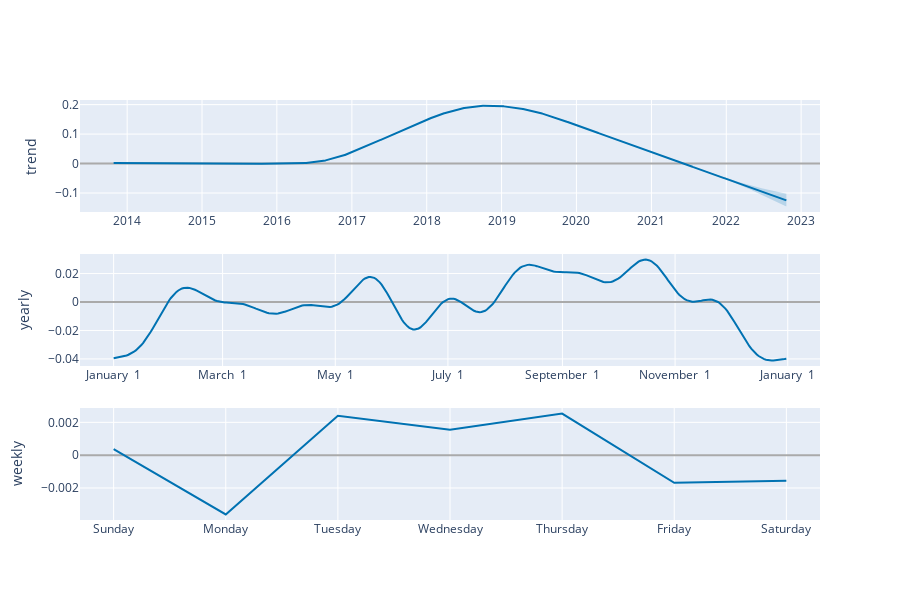

Write notebook code for a chart like this one.
### Code cell
# Python
plot_components_plotly(m, forecast)

### Figure 1 — Plotly figure (JSON) as saved in the notebook; plotly's stock layout.template omitted (floating-point values rounded to 4 significant figures; data arrays with more than 128 entries replaced by an {"elided": "..."} marker saying what was removed)
{"data": [{"line": {"color": "#0072B2", "width": 2}, "mode": "lines", "name": "trend", "type": "scatter", "x": {"elided": "3282 str values"}, "xaxis": "x", "y": {"elided": "3282 float values"}, "yaxis": "y"}, {"line": {"color": "rgba(0, 114, 178, 0.2)", "width": 0}, "mode": "lines", "name": "trend_upper", "type": "scatter", "x": {"elided": "3282 str values"}, "xaxis": "x", "y": {"elided": "3282 float values"}, "yaxis": "y"}, {"fill": "tonexty", "fillcolor": "rgba(0, 114, 178, 0.2)", "line": {"color": "rgba(0, 114, 178, 0.2)", "width": 0}, "mode": "lines", "name": "trend_lower", "type": "scatter", "x": {"elided": "3282 str values"}, "xaxis": "x", "y": {"elided": "3282 float values"}, "yaxis": "y"}, {"line": {"color": "#0072B2", "width": 2}, "mode": "lines", "name": "yearly", "type": "scatter", "x": {"elided": "365 str values"}, "xaxis": "x2", "y": {"elided": "365 float values"}, "yaxis": "y2"}, {"line": {"color": "#0072B2", "width": 2}, "mode": "lines", "name": "weekly", "type": "scatter", "x": ["2017-01-01T00:00:00", "2017-01-02T00:00:00", "2017-01-03T00:00:00", "2017-01-04T00:00:00", "2017-01-05T00:00:00", "2017-01-06T00:00:00", "2017-01-07T00:00:00"], "xaxis": "x3", "y": [0.0003684, -0.003607, 0.002403, 0.001549, 0.002533, -0.001683, -0.001563], "yaxis": "y3"}], "layout": {"height": 600, "showlegend": false, "width": 900, "xaxis": {"anchor": "y", "domain": [0, 1], "range": ["2013-05-15T22:48:00", "2023-04-03T01:12:00"], "type": "date"}, "xaxis2": {"anchor": "y2", "domain": [0, 1], "range": ["2016-12-13T18:54:02.958904115", "2018-01-18T11:04:57.863013581"], "tickformat": "%B %e", "type": "date"}, "xaxis3": {"anchor": "y3", "domain": [0, 1], "range": ["2016-12-31T16:48:00", "2017-01-07T07:12:00"], "tickformat": "%A", "type": "date"}, "yaxis": {"anchor": "x", "domain": [0.7333, 1], "rangemode": "normal", "title": {"text": "trend"}, "zerolinecolor": "#AAA"}, "yaxis2": {"anchor": "x2", "domain": [0.3667, 0.6333], "title": {"text": "yearly"}, "zerolinecolor": "#AAA"}, "yaxis3": {"anchor": "x3", "domain": [0, 0.2667], "title": {"text": "weekly"}, "zerolinecolor": "#AAA"}}}
